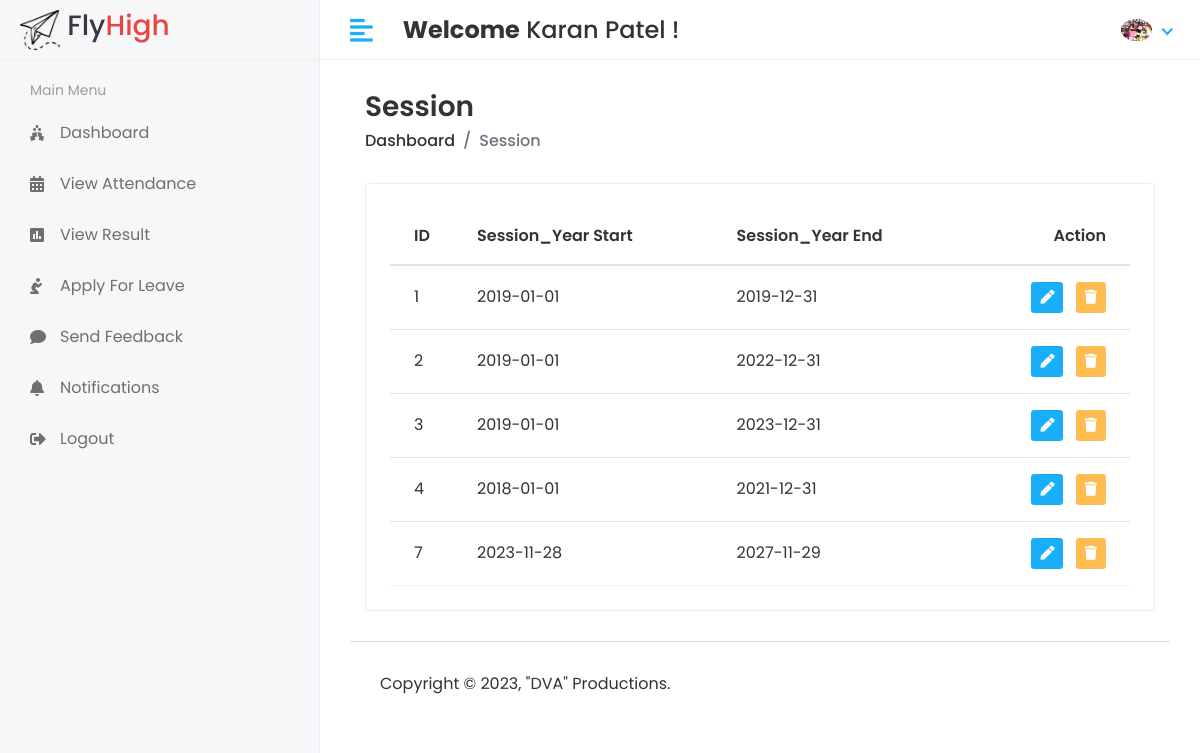
Screenshot of /Hod/Session/View (signed in) with the database file from the repository.
### app/models.py (models this page shows, shortened)
class CustomUser(AbstractUser):
    USER = (
        (1,'HOD'),
        (2,'STAFF'),
        (3,'STUDENT'),
    )
    user_type = models.CharField(choices=USER,max_length=50,default=1)
    profile_pic = models.ImageField(upload_to='media/profile_pic')

class Session_Year(models.Model):
    session_start = models.CharField(max_length=100)
    session_end = models.CharField(max_length=100)

### SMS/Hod_views.py (the view)
# urls.py: path('Hod/Session/View', Hod_views.VIEW_SESSION, name="View_Session"),
@login_required(login_url='/')
def VIEW_SESSION(request):
    session = Session_Year.objects.all()
    cntxt = {'session':session}
    return render(request, "HOD/view_session.html", cntxt)

### templates/HOD/view_session.html (shortened to what this page needs)
{% extends "base.html" %}
{% block content %}
<div class="content container-fluid">
    <div class="page-header">
       <div class="row align-items-center">
          <div class="col">
             <h3 class="page-title">Session</h3>
             <ul class="breadcrumb">
                <li class="breadcrumb-item"><a href="index.html">Dashboard</a></li>
                <li class="breadcrumb-item active">Session</li>
             </ul>
          </div>
       </div>
    </div>
    <div class="row">
       <div class="col-sm-12">
          <div class="card card-table">
             <div class="card-body">
                <div class="table-responsive">
                   <table id="" class="table table-hover table-center mb-0">
                      <thead>
                         <tr>
                            <th>ID</th>
                            <th>Session_Year Start</th>
                            <th>Session_Year End</th>
                            <th class="text-right">Action</th>
                         </tr>
                      </thead>
                      <tbody>
                        {% for i in session %}
                         <tr>
                            <td>{{i.id}}</td>
                            <td>{{i.session_start}}</td>
                            <td>{{i.session_end}}</td>
                            <td class="text-right">
                               <div class="actions">
                                  <a href="{% url "Edit_Session" i.id %}" class="btn btn-sm bg-success-light mr-2">
                                  <i class="fas fa-pen"></i>
                                  </a>
                                  <a href="{% url "Delete_Session" i.id %}" class="btn btn-sm bg-danger-light">
                                  <i class="fas fa-trash"></i>
                                  </a>
                               </div>
                            </td>
                         </tr>
                        {% endfor %}
                      </tbody>
                   </table>
                </div>
             </div>
          </div>
       </div>
    </div>
</div>
{% endblock content %}

### templates/Includes/header.html (shortened to what this page needs)
{% load static %}
<div class="header">
   <div class="header-left">
      <a href="" class="logo">
         <img width="100px" height="100px" src="{% static 'assets/img/fli.png' %}" alt="Logo">
      </a>
      <h3 class="text-dark">&nbsp;Fly</h3><h3 class="text-danger">High</h3>
   </div>
   <a href="javascript:void(0);" id="toggle_btn">
   <i class="fas fa-align-left"></i>
   </a>
   <div class="top-nav-search mt-3">
      <h4><strong>Welcome</strong>&nbsp;<span>{{user.first_name}} {{user.last_name}}</span>&nbsp;!</h4>
   </div>
    <ul class="nav user-menu">
      <li class="nav-item dropdown has-arrow">
         <a href="#" class="dropdown-toggle nav-link" data-toggle="dropdown">
            {% if user.profile_pic == "" %}
               <span class="user-img"><img class="rounded-circle" src="{% static "assets/img/No_image.jpg" %}" width="31" alt="Ryan Taylor"></span>
            {% else %}
               <span class="user-img"><img class="rounded-circle" src="/{{user.profile_pic}}" width="31" alt="Ryan Taylor"></span>
            {% endif %}
         </a>
      </li>
   </ul>
</div>

### static/assets/css/style.css (style rules this page uses)
html { height: 100%; }
body { background-color: #fff; color: #333; font-family: 'Poppins', sans-serif; font-size: 1rem; height: 100%; line-height: 1.5; overflow-x: hidden; }
h1, h2, h3, h4, h5, h6 { font-family: 'Poppins', sans-serif; margin-top: 0; }
a { color: #009ce7; }
input, button, a { transition: all 0.4s ease; -moz-transition: all 0.4s ease; -o-transition: all 0.4s ease; -ms-transition: all 0.4s ease; -webkit-transition: all 0.4s ease; }
ul, ol { padding: 0px; list-style: none; }
.table { color: #333; max-width: 100%; margin-bottom: 0; width: 100%; }
.table thead tr th { font-weight: 600; }
.table tbody tr { border-bottom: 1px solid rgba(0, 0, 0, 0.05); }
.table.table-center td, .table.table-center th { vertical-align: middle; }
.card-table .card-body .table > thead > tr > th { border-top: 0; }
.card-table .card-body .table tr td:first-child, .card-table .card-body .table tr th:first-child { padding-left: 1.5rem; }
.card-table .card-body .table tr td:last-child, .card-table .card-body .table tr th:last-child { padding-right: 1.5rem; }
.card-table .table td, .card-table .table th { border-top: 1px solid #e2e5e8; padding: 1rem 0.75rem; white-space: nowrap; }
.text-danger, .dropdown-menu > li > a.text-danger { color: #e84646 !important; }
.card { border: 1px solid #ececf5; box-shadow: 0 1px 3px 0 rgba(0, 0, 0, 0.03); margin-bottom: 1.875rem; }
.card-body { padding: 1.5rem; }
.bg-danger-light { background-color:#FFBC53 !important; color:#fff !important; }
.bg-success-light { background-color: #18aefa; color: #fff; }
.header { background-color: #fff; border-bottom: 1px solid #f3f3f4; left: 0; position: fixed; right: 0; top: 0; z-index: 1001; height: 60px; }
.header .header-left { float: left; height: 60px; padding: 0 20px; position: relative; width: 320px; z-index: 1; transition: all 0.2s ease-in-out; background-color: #f7f7fa; border-bottom: 1px solid #efefef; border-right: 1px solid #ececf5; display: flex; align-items: center; }
.header .header-left .logo { display: inline-block; line-height: 60px; }
.header .header-left .logo img { max-height: 40px; width: auto; }
.header .dropdown-toggle:after { display: none; }
.header .has-arrow .dropdown-toggle:after { border-top: 0; border-left: 0; border-bottom: 2px solid #18aefa; border-right: 2px solid #18aefa; content: ''; height: 8px; display: inline-block; pointer-events: none; -webkit-transform-origin: 66% 66%; -ms-transform-origin: 66% 66%; transform-origin: 66% 66%; -webkit-transform: rotate(45deg); -ms-transform: rotate(45deg); transform: rotate(45deg); -webkit-transition: all 0.15s ease-in-out; transition: all 0.15s ease-in-out; width: 8px; vertical-align: 0px; }
.user-menu { float: right; margin: 0; position: relative; z-index: 99; padding-right: 15px; }
.user-menu.nav > li > a { color: #a0a0a0; font-size: 14px; line-height: 58px; padding: 0 15px; height: 60px; }
.user-img { margin-right: 3px; position: relative; }
.top-nav-search { float: left; margin-left: 15px; }
.page-header { margin-bottom: 1.875rem; }
.page-header .breadcrumb { background-color: transparent; color: #6c757d; font-size: 1rem; font-weight: 500; margin-bottom: 0; padding: 0; }
.page-header .breadcrumb a { color: #333; }
.page-title { font-size: 28px; font-weight: 600; color: #333; margin-bottom: 5px; }
@media (min-width: 992px) { #toggle_btn { align-items: center; color: #18aefa; display: inline-flex; float: left; font-size: 26px; height: 60px; justify-content: center; margin-left: 15px; padding: 0 15px; } }

### rows the page displays
CustomUser: first_name "Karan", last_name "Patel", profile_pic (picture)
Session_Year: id "1", session_start "2019-01-01", session_end "2019-12-31"
Session_Year: id "2", session_start "2019-01-01", session_end "2022-12-31"
Session_Year: id "3", session_start "2019-01-01", session_end "2023-12-31"
Session_Year: id "4", session_start "2018-01-01", session_end "2021-12-31"
Session_Year: id "7", session_start "2023-11-28", session_end "2027-11-29"
